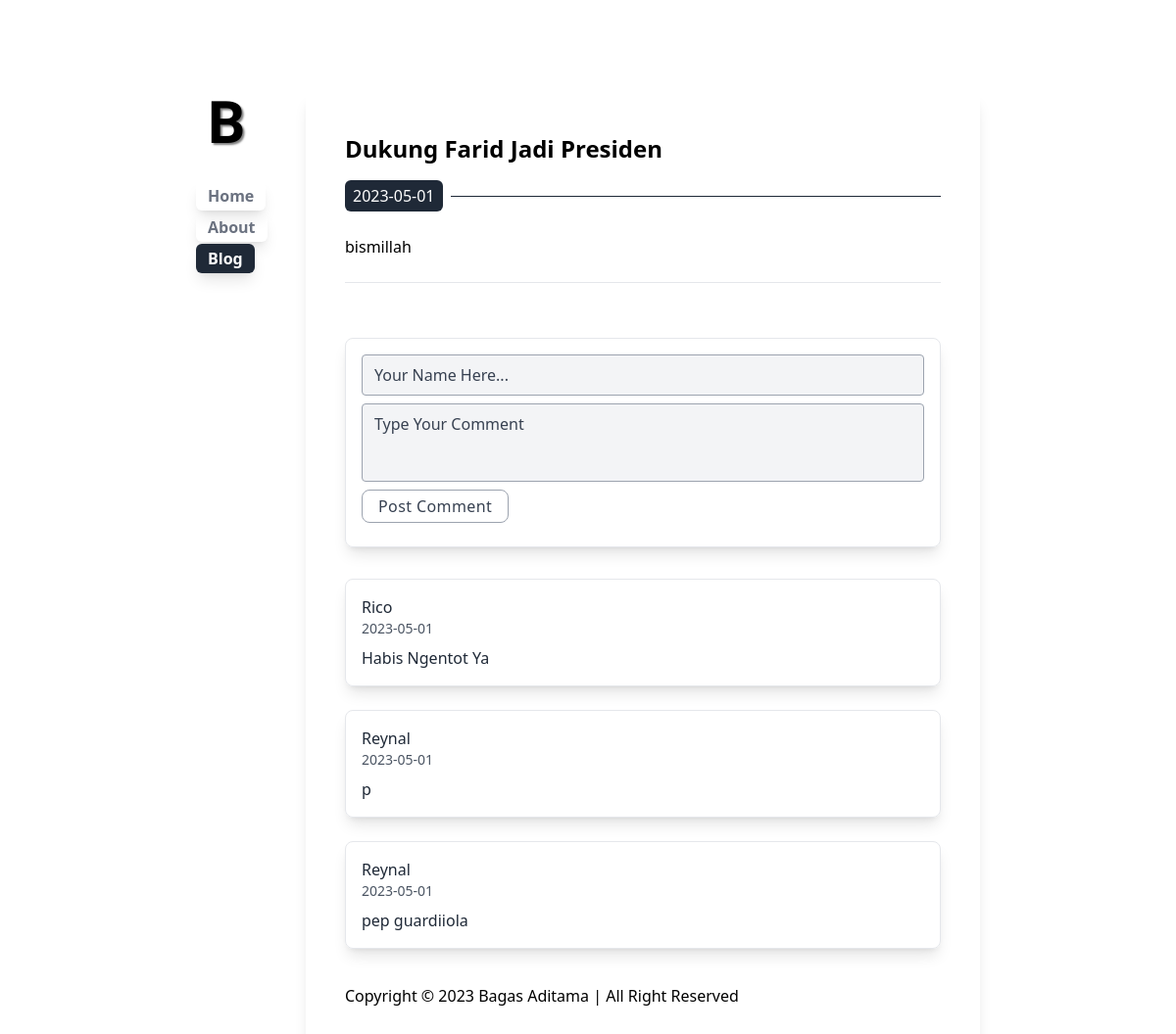
Screenshot of /read.php?read=community-messaging-fit with the database file from the repository.
### tables this page shows
CREATE TABLE `blog` (
  `id` int(100) NOT NULL,
  `title` varchar(255) NOT NULL,
  `slug` varchar(255) NOT NULL,
  `views` int(11) NOT NULL DEFAULT 0,
  `created_at` date NOT NULL,
  `body` text NOT NULL
);

CREATE TABLE `comments` (
  `id` int(11) NOT NULL,
  `name` varchar(255) NOT NULL,
  `content` text NOT NULL,
  `created_at` date NOT NULL,
  `blog_id` int(11) NOT NULL
);

### read.php (the view, shortened to what this page needs)
<?php
require_once "lib/koneksi.php";
$slug = $_GET["read"];
$result = mysqli_query($db, "SELECT * FROM blog where slug='$slug' ");
$article = mysqli_fetch_assoc($result);
$comments = mysqli_query($db, "SELECT * FROM comments where blog_id='{$article['id']}' ORDER BY id DESC");
$selected = "Blog";
include "./components/header.php";
?>
<main class="flex flex-col gap-4">
    <h2 class="text-2xl font-bold"><?= $article["title"]; ?></h2>
    <div class="flex gap-2 items-center">
        <span class="px-2 py-1 bg-gray-800 rounded-md text-white"><?= $article["created_at"]; ?></span>
    </div>
    <article class="my-2"><?= $article["body"]; ?></article>
    <hr>
    <div class="flex w-full items-center justify-center shadow-lg mb-4 rounded-lg mt-10">
        <form class="w-full border border-gray-200  bg-white rounded-lg px-4 pt-2" method="POST" action="comment.php?id=<?= $article['id'] ?>&blog=<?= $article['slug'] ?>">
        <div class="flex flex-wrap -mx-3 mb-6">
            <div class="w-full md:w-full px-3 mb-2 mt-2 flex flex-col gap-2">
                <input type="text" name="name" id="name" class="bg-gray-100 rounded border border-gray-400 leading-normal resize-none w-full py-2 px-3 font-medium placeholder-gray-700 focus:outline-none focus:bg-white" placeholder="Your Name Here...">
                <textarea class="bg-gray-100 rounded border border-gray-400 leading-normal resize-none w-full h-20 py-2 px-3 font-medium placeholder-gray-700 focus:outline-none focus:bg-white" name="body" placeholder='Type Your Comment' required></textarea>
            </div>
            <div class="w-full md:w-full flex items-start px-3">
                <div class="-mr-1">
                    <input type='submit' class="bg-white text-gray-700 font-medium py-1 px-4 border border-gray-400 rounded-lg tracking-wide mr-1 hover:bg-gray-100" value='Post Comment'>
                </div>
            </div>
        </form>
    </div>
    </div>
    <div class="flex flex-col gap-2  ">
        <?php while($comment = mysqli_fetch_assoc($comments)) : ?>
            <div class="border border-gray-200 shadow-lg rounded-lg p-4 mb-4">
                <div class="flex items-center mb-2">
                    <div class="">
                        <p class="font-medium text-gray-800"><?= $comment['name'] ?></p>
                        <p class="text-gray-600 text-sm"><?= $comment['created_at'] ?></p>
                    </div>
                </div>
                <p class="text-gray-800"><?= $comment['content'] ?></p>
            </div>
        <?php endwhile; ?>
    </div>
<?php include "./components/footer.php" ?>

### components/header.php (shortened to what this page needs)
<?php
$menus = [
  [
    "title" => "Home",
    "url" => "index.php"
  ],
  [
    "title" => "About",
    "url" => "about.php"
  ],
  [
    "title" => "Blog",
    "url" => "blog.php"
  ]
  ];
?>
<!doctype html>
<html>
<head>
  <script src="https://cdn.tailwindcss.com"></script>
</head>
<body class="bg-white text-black">
  <div class="w-8/12 mx-auto my-24 flex gap-4">
    <nav class="w-24 flex-shrink-0 flex flex-col gap-3">
      <header class="flex pb-5">
        <h1 class="font-bold text-6xl ml-3 logo" style="text-shadow: 2px 2px 2px rgba(0, 0, 0, 0.5);">B</h1>
      </header>
      <ul class="flex flex-col gap-2">
        <?php foreach($menus as $menu) : ?>
          <li><a href="<?= $menu["url"] ?>" class="<?= $selected == $menu["title"] ? "bg-gray-800 text-white hover:text-gray-500 shadow-lg rounded " : "text-gray-500 hover:text-black shadow-lg rounded " ?> rounded-md px-3 py-1 duration-200 font-semibold "><?= $menu["title"]?></a></li>
        <?php endforeach; ?>
      </ul>
    </nav>
    <div class="flex flex-col flex-grow gap-5 shadow-lg rounded p-10">
        <main>

### components/footer.php (shortened to what this page needs)
        <footer>
            Copyright &copy; <?= date('Y') ?> Bagas Aditama | All Right Reserved
        </footer>
    </div>
</body>
</html>

### components/header.php (style rules this page uses)
.logo { font-family: 'Tilt Prism', cursive; }

### rows the page displays
blog: title "Dukung Farid Jadi Presiden", created_at "2023-05-01", body "bismillah"
comments: name "Rico", created_at "2023-05-01", content "Habis Ngentot Ya"
comments: name "Reynal", created_at "2023-05-01", content "p"
comments: name "Reynal", created_at "2023-05-01", content "pep guardiiola"

### other values shown
$menu["title"] "Home"
$menu["title"] "About"
$menu["title"] "Blog"
